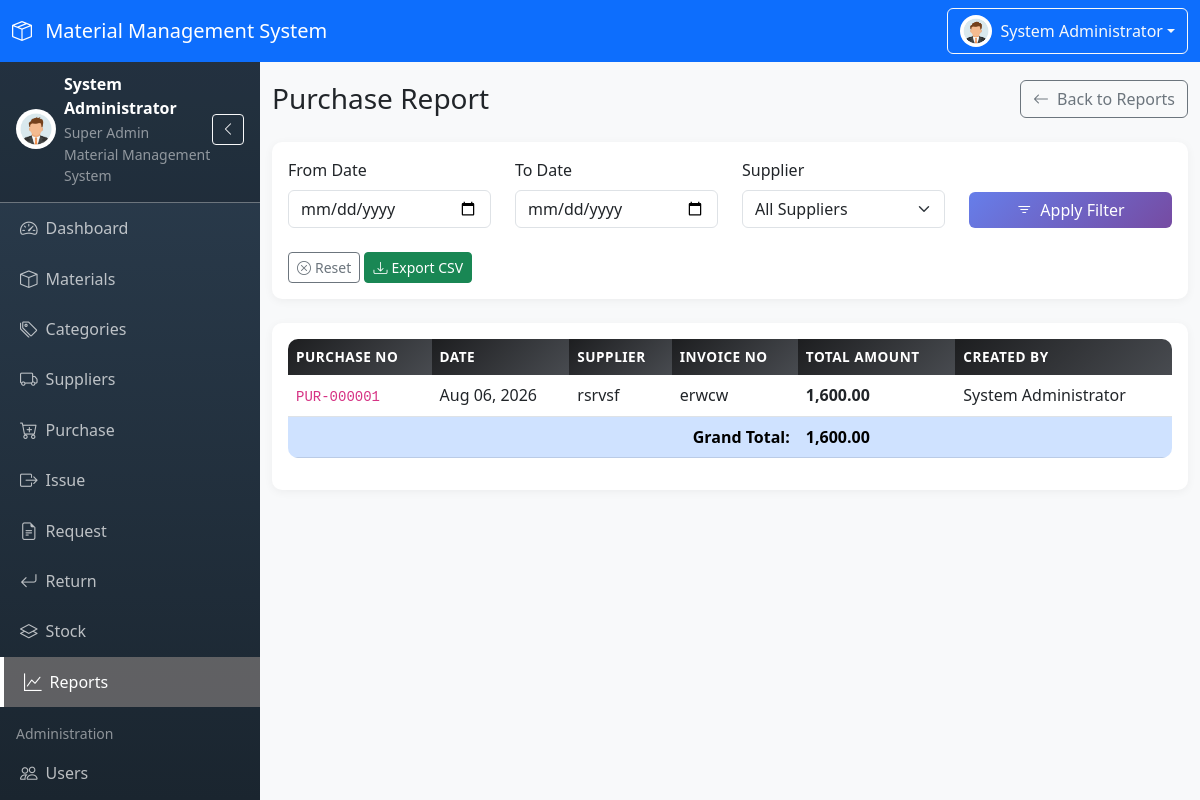
The app's page /modules/reports/purchase_report.php (signed in) with its own data.
### tables this page shows
CREATE TABLE `purchase_master` (
  `id` int(11) NOT NULL,
  `purchase_no` varchar(20) NOT NULL,
  `purchase_date` date NOT NULL,
  `supplier_id` int(11) NOT NULL,
  `invoice_number` varchar(50) DEFAULT NULL,
  `total_amount` decimal(12,2) NOT NULL DEFAULT 0.00,
  `remarks` text DEFAULT NULL,
  `created_by` int(11) DEFAULT NULL,
  `created_at` timestamp NOT NULL DEFAULT current_timestamp(),
  `updated_at` timestamp NOT NULL DEFAULT current_timestamp() ON UPDATE current_timestamp()
);

CREATE TABLE `suppliers` (
  `id` int(11) NOT NULL,
  `supplier_code` varchar(20) NOT NULL,
  `supplier_name` varchar(100) NOT NULL,
  `company` varchar(100) DEFAULT NULL,
  `contact_person` varchar(100) DEFAULT NULL,
  `phone` varchar(20) DEFAULT NULL,
  `email` varchar(100) DEFAULT NULL,
  `address` text DEFAULT NULL,
  `status` enum('Active','Inactive') NOT NULL DEFAULT 'Active',
  `created_by` int(11) DEFAULT NULL,
  `created_at` timestamp NOT NULL DEFAULT current_timestamp(),
  `updated_at` timestamp NOT NULL DEFAULT current_timestamp() ON UPDATE current_timestamp()
);

CREATE TABLE `users` (
  `id` int(11) NOT NULL,
  `user_code` varchar(20) NOT NULL,
  `full_name` varchar(100) NOT NULL,
  `email` varchar(100) NOT NULL,
  `username` varchar(50) NOT NULL,
  `password` varchar(255) NOT NULL,
  `phone` varchar(20) DEFAULT NULL,
  `avatar` varchar(255) DEFAULT NULL,
  `role_id` int(11) NOT NULL,
  `status` enum('Active','Inactive') NOT NULL DEFAULT 'Active',
  `last_login` datetime DEFAULT NULL,
  `created_at` timestamp NOT NULL DEFAULT current_timestamp(),
  `updated_at` timestamp NOT NULL DEFAULT current_timestamp() ON UPDATE current_timestamp()
);

### modules/reports/purchase_report.php (the view, shortened to what this page needs)
<?php
$date_from = $_GET['date_from'] ?? '';
$date_to = $_GET['date_to'] ?? '';
$sql = "SELECT pm.*, s.supplier_name, u.full_name as created_by_name
        FROM purchase_master pm
        INNER JOIN suppliers s ON pm.supplier_id = s.id
        LEFT JOIN users u ON pm.created_by = u.id
        WHERE 1=1";
$params = [];
$sql .= " ORDER BY pm.purchase_date DESC";
$stmt = $pdo->prepare($sql);
$stmt->execute($params);
$purchases = $stmt->fetchAll();
$grand_total = array_sum(array_column($purchases, 'total_amount'));
require_once __DIR__ . '/../../includes/header.php';
?>
<div class="d-flex justify-content-between align-items-center mb-4">
    <h1 class="h3 mb-0">Purchase Report</h1>
    <a href="<?php echo BASE_URL; ?>/modules/reports/index.php" class="btn btn-outline-secondary">
        <i class="bi bi-arrow-left me-2"></i>Back to Reports
    </a>
</div>
<div class="card mb-4">
    <div class="card-body">
        <form method="GET" class="row align-items-end">
            <div class="col-md-3 mb-3">
                <label for="date_from" class="form-label">From Date</label>
                <input type="date" class="form-control" id="date_from" name="date_from" value="<?php echo htmlspecialchars($date_from); ?>">
            </div>
            <div class="col-md-3 mb-3">
                <label for="date_to" class="form-label">To Date</label>
                <input type="date" class="form-control" id="date_to" name="date_to" value="<?php echo htmlspecialchars($date_to); ?>">
            </div>
            <div class="col-md-3 mb-3">
                <label for="supplier" class="form-label">Supplier</label>
                <select class="form-select" id="supplier" name="supplier">
                    <option value="">All Suppliers</option>
                </select>
            </div>
            <div class="col-md-3 mb-3">
                <button type="submit" class="btn btn-primary w-100">
                    <i class="bi bi-filter me-2"></i>Apply Filter
                </button>
            </div>
        </form>
        <div class="row mt-2">
            <div class="col-12">
                <a href="<?php echo BASE_URL; ?>/modules/reports/purchase_report.php" class="btn btn-sm btn-outline-secondary">
                    <i class="bi bi-x-circle me-1"></i>Reset
                </a>
                <a href="<?php echo BASE_URL; ?>/modules/reports/export_csv.php?report=purchase&<?php echo http_build_query($_GET); ?>" class="btn btn-sm btn-success">
                    <i class="bi bi-download me-1"></i>Export CSV
                </a>
            </div>
        </div>
    </div>
</div>
<div class="card">
    <div class="card-body">
        <div class="table-responsive">
            <table class="table table-hover">
                <thead>
                    <tr>
                        <th>Purchase No</th>
                        <th>Date</th>
                        <th>Supplier</th>
                        <th>Invoice No</th>
                        <th>Total Amount</th>
                        <th>Created By</th>
                    </tr>
                </thead>
                <tbody>
                    <?php foreach ($purchases as $purchase): ?>
                    <tr>
                        <td><code><?php echo htmlspecialchars($purchase['purchase_no']); ?></code></td>
                        <td><?php echo date('M d, Y', strtotime($purchase['purchase_date'])); ?></td>
                        <td><?php echo htmlspecialchars($purchase['supplier_name']); ?></td>
                        <td><?php echo htmlspecialchars($purchase['invoice_number'] ?? '-'); ?></td>
                        <td><strong><?php echo number_format($purchase['total_amount'], 2); ?></strong></td>
                        <td><?php echo htmlspecialchars($purchase['created_by_name'] ?? 'System'); ?></td>
                    </tr>
                    <?php endforeach; ?>
                </tbody>
                <?php if (!empty($purchases)): ?>
                <tfoot>
                    <tr class="table-primary">
                        <td colspan="4" class="text-end"><strong>Grand Total:</strong></td>
                        <td><strong><?php echo number_format($grand_total, 2); ?></strong></td>
                        <td></td>
                    </tr>
                </tfoot>
                <?php endif; ?>
            </table>
        </div>
    </div>
</div>
<?php require_once __DIR__ . '/../../includes/footer.php'; ?>

### assets/css/style.css (style rules this page uses)
:root { --primary-color: #667eea; --secondary-color: #764ba2; --sidebar-width: 260px; --sidebar-collapsed-width: 70px; --navbar-height: 56px; }
body { font-family: 'Segoe UI', Tahoma, Geneva, Verdana, sans-serif; background-color: #f8f9fa; overflow-x: hidden; }
.card { border: none; border-radius: 10px; box-shadow: 0 2px 10px rgba(0, 0, 0, 0.05); margin-bottom: 20px; }
.table { border-radius: 10px; overflow: hidden; }
.table thead th { background: linear-gradient(135deg, #1d1e20, #484b50); color: white; border: none; font-weight: 600; text-transform: uppercase; font-size: 0.85rem; letter-spacing: 0.5px; }
.table tbody tr { transition: all 0.2s ease; }
.btn-primary { background: linear-gradient(135deg, var(--primary-color), var(--secondary-color)); border: none; }

### records on screen
purchase_master: purchase_no "PUR-000001", purchase_date "Aug 06, 2026", supplier.supplier_name "rsrvsf", invoice_number "erwcw", total_amount "1,600.00", created_by.full_name "System Administrator"

### other values on screen
SYSTEM_NAME "Material Management System"
$_SESSION['full_name'] "System Administrator"
$_SESSION['role_name'] "Super Admin"
$grand_total "1,600.00"
